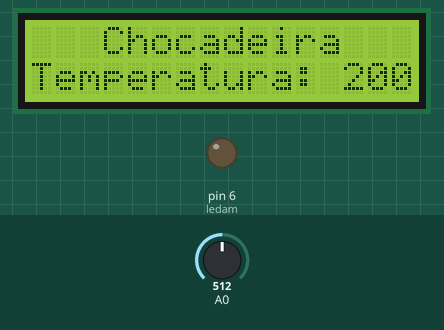
Recording of a sketch running on a simulated Arduino Uno, built with avr-gcc and run on an emulated ATmega328P. Parts: 16×2 character LCD, output pins drawn as LEDs (lit = HIGH). The test bench sets the inputs (shaded band); at power-on: A0 = 512. What the sketch prints to the serial monitor is not drawn.

Above: at 2.3 s.
2.4 s: A0 set to 188
At 3.7 s:
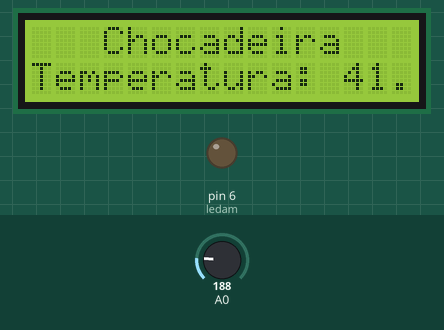
4.7 s: A0 set to 164
At 6.4 s:
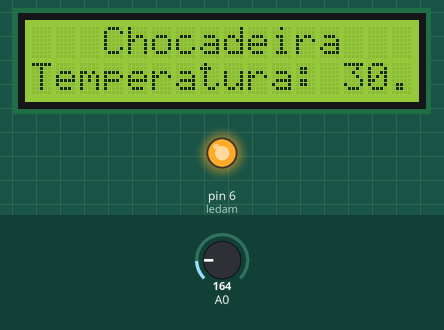
6.8 s: A0 set to 122
At 8.8 s:
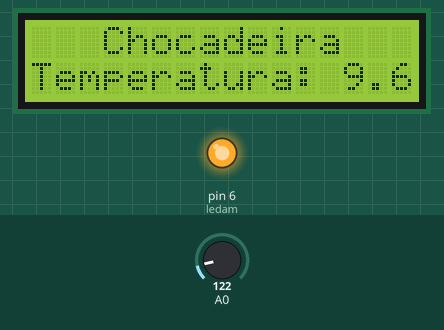
Timing chart, 0 to 10.3 s (numbered marks = the images above; inputs shaded):
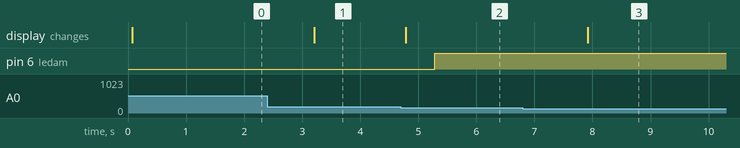

The sketch:

pm-mav2-mariana-marchetti.ino
```cpp
//Programação para microcontroladores  MAV2
//Mariana Ament Marchetti - Controle de temperatura

// Biblioteca utilizada
#include <LiquidCrystal.h>

// Importação das variáveis globais
const int TMP = A0;
float temperatura;
int ledam = 6;

// Inicialização do display
LiquidCrystal lcd(12, 11, 5, 4, 3, 2);

// Prototipagem das funções
float le_temperatura(int pino);
void mostra_temperatura(float temperatura);

// Início da comunicação serial, no void setup.
void setup() {

  Serial.begin(9600);
  pinMode(ledam, OUTPUT);

}


void loop() {

  temperatura = le_temperatura(TMP);
  mostra_temperatura(temperatura);
  delay(1000);

}


float le_temperatura(int pino){

  int TMP_data;
  float voltagem;
  TMP_data = analogRead(pino);
  voltagem = float(TMP_data)*(5.0/1023.0);
  float temperatura = (voltagem-0.5)/0.01;
  return temperatura;

}

void mostra_temperatura(float temperatura){

  Serial.print("Temperatura: ");
  Serial.println(temperatura);


void texto ();{

  lcd.begin(16, 2);
  lcd.clear();
  lcd.setCursor(0, 0);
  lcd.print("   Chocadeira");
  lcd.setCursor(0, 1);
  lcd.print("Temperatura: ");
  lcd.print(temperatura);
  delay(500);

}

if (temperatura < 36.0) {

  digitalWrite(ledam, HIGH);
}

if (temperatura > 38.0){

  digitalWrite(ledam, LOW);
  }


}

 
```

Measured:
- the behaviour switches between 176 and 175 on A0 (found by bisection; images 1 and 2)
- after the input at 2.4 s, the display: changes after 0.81 s (image 1)
- after the input at 4.7 s, pin 6 (ledam): LOW → HIGH after 0.58 s; the display: changes after 0.08 s (image 2)
- after the input at 6.8 s, the display: changes after 1.1 s (image 3)
